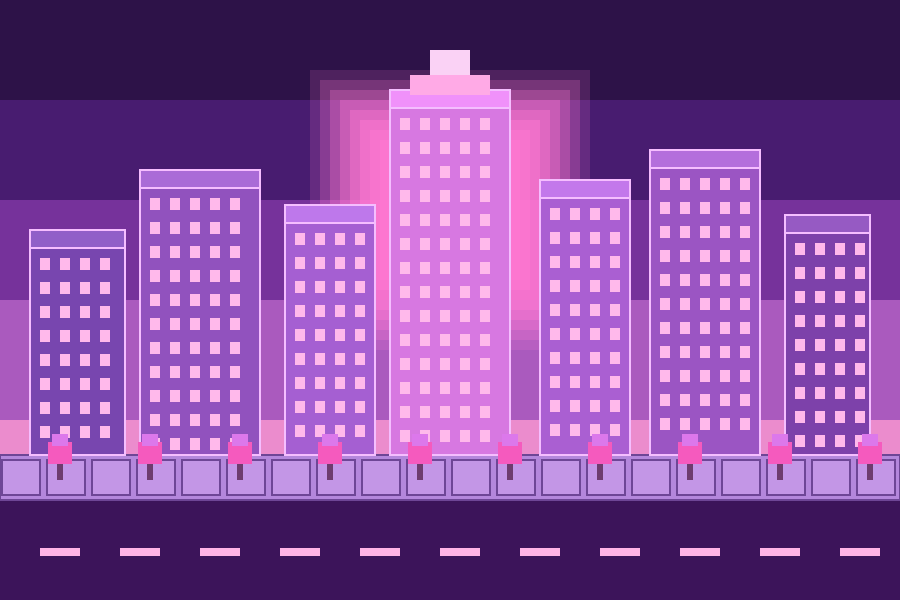
Frame 1 (no input)
Frame 2 (the mouse pressed at the canvas centre, redrawn once): identical to frame 1, image omitted

The p5.js sketch that drew this single still picture (run headless with seeded random() and noise() and a simulated clock; the mouse was pressed at the canvas centre and the sketch redrawn once):

// p5.js sketch
// ── sketch.js
/*
  Skyline inspirado na cidade de Saffron (Pokémon Let's Go Pikachu)
  ---------------------------------------------------------------
  REGRAS DESTE EXEMPLO
  - O desenho é ESTÁTICO (sem animação).
  - A ÚNICA primitiva geométrica utilizada é: quad().
  - São utilizados apenas comandos de estilização (fill, stroke,
    strokeWeight, background etc.) além de quad().
  - O objetivo é servir como exemplo didático para iniciantes.

  IDEIA
  -----
  Construímos um panorama urbano usando apenas quadriláteros.
  Como um retângulo é um caso especial de quadrilátero, todos os
  prédios, janelas, ruas e detalhes são feitos com quad().

  A paleta utiliza tons de:
  - rosa
  - fúcsia
  - lilás
  - roxo
*/

function setup() {
  createCanvas(900, 600);
  noLoop(); // O desenho será feito apenas uma vez.
}

function draw() {

  // ---------------------------------------------------------
  // CÉU
  // ---------------------------------------------------------
  // Como não podemos usar rect(), desenhamos grandes quads.

  background(22, 8, 42);

  noStroke();

  // Faixas horizontais para criar um degradê aproximado.
  fill(45, 18, 72);
  quad(0, 0, width, 0, width, 100, 0, 100);

  fill(72, 28, 112);
  quad(0, 100, width, 100, width, 200, 0, 200);

  fill(118, 50, 155);
  quad(0, 200, width, 200, width, 300, 0, 300);

  fill(170, 90, 190);
  quad(0, 300, width, 300, width, 420, 0, 420);

  fill(235, 140, 205);
  quad(0, 420, width, 420, width, height, 0, height);

  // ---------------------------------------------------------
  // BRILHO AO FUNDO
  // (feito com vários quadrados concêntricos)
  // ---------------------------------------------------------

  let cx = width / 2;
  let cy = 210;

  noStroke();

  for (let s = 280; s > 20; s -= 20) {

    let t = map(s, 280, 20, 40, 255);

    fill(255, 120, 210, t);

    quad(
      cx - s / 2, cy - s / 2,
      cx + s / 2, cy - s / 2,
      cx + s / 2, cy + s / 2,
      cx - s / 2, cy + s / 2
    );
  }

  // ---------------------------------------------------------
  // RUA
  // ---------------------------------------------------------

  fill(60, 20, 90);
  quad(
    0, 500,
    width, 500,
    width, height,
    0, height
  );

  // Faixa central da rua
  fill(255, 180, 230);

  for (let x = 40; x < width; x += 80) {
    quad(
      x, 548,
      x + 40, 548,
      x + 40, 556,
      x, 556
    );
  }

  // ---------------------------------------------------------
  // MURO DA CIDADE
  // Lembrando o aspecto organizado de Saffron.
  // ---------------------------------------------------------

  stroke(110, 70, 150);
  strokeWeight(2);

  fill(180, 135, 220);

  quad(
    0, 455,
    width, 455,
    width, 500,
    0, 500
  );

  // Divisões do muro
  for (let x = 0; x < width; x += 45) {

    fill(195, 150, 230);

    quad(
      x + 2, 460,
      x + 40, 460,
      x + 40, 495,
      x + 2, 495
    );
  }

  // ---------------------------------------------------------
  // PRÉDIOS
  // Inspirados no visual limpo de Saffron.
  // ---------------------------------------------------------

  desenhaPredio(30, 230, 95, 225, color(120, 70, 175));
  desenhaPredio(140, 170, 120, 285, color(145, 82, 190));
  desenhaPredio(285, 205, 90, 250, color(165, 95, 210));

  // Torre central (Silph Co. estilizada)
  desenhaPredio(390, 90, 120, 365, color(215, 120, 225));

  desenhaPredio(540, 180, 90, 275, color(170, 95, 210));
  desenhaPredio(650, 150, 110, 305, color(155, 85, 195));
  desenhaPredio(785, 215, 85, 240, color(125, 65, 170));

  // ---------------------------------------------------------
  // PLACA SUPERIOR DA TORRE CENTRAL
  // ---------------------------------------------------------

  noStroke();
  fill(255, 170, 230);

  quad(
    410, 75,
    490, 75,
    490, 95,
    410, 95
  );

  fill(250, 210, 245);

  quad(
    430, 50,
    470, 50,
    470, 75,
    430, 75
  );

  // ---------------------------------------------------------
  // ÁRVORES GEOMÉTRICAS
  // ---------------------------------------------------------

  for (let x = 60; x < width; x += 90) {
    desenhaArvore(x, 470);
  }

}

/*
  ---------------------------------------------------------
  Função que desenha um prédio.
  ---------------------------------------------------------
*/
function desenhaPredio(x, y, w, h, corPredio) {

  stroke(245, 190, 255);
  strokeWeight(2);

  fill(corPredio);

  quad(
    x, y,
    x + w, y,
    x + w, y + h,
    x, y + h
  );

  // Faixa superior
  fill(red(corPredio) + 25,
       green(corPredio) + 25,
       blue(corPredio) + 25);

  quad(
    x,
    y,
    x + w,
    y,
    x + w,
    y + 18,
    x,
    y + 18
  );

  // Janelas
  noStroke();

  let margemX = 10;
  let margemY = 28;

  for (let py = y + margemY; py < y + h - 15; py += 24) {

    for (let px = x + margemX; px < x + w - 10; px += 20) {

      fill(255, 185, 235);

      quad(
        px,
        py,
        px + 10,
        py,
        px + 10,
        py + 12,
        px,
        py + 12
      );
    }
  }
}

/*
  ---------------------------------------------------------
  Árvore extremamente simplificada.
  Também utiliza apenas quad().
  ---------------------------------------------------------
*/
function desenhaArvore(x, y) {

  noStroke();

  // Tronco
  fill(110, 60, 110);

  quad(
    x - 3, y - 10,
    x + 3, y - 10,
    x + 3, y + 10,
    x - 3, y + 10
  );

  // Copa
  fill(245, 90, 190);

  quad(
    x - 12, y - 28,
    x + 12, y - 28,
    x + 12, y - 6,
    x - 12, y - 6
  );

  fill(220, 120, 235);

  quad(
    x - 8, y - 36,
    x + 8, y - 36,
    x + 8, y - 24,
    x - 8, y - 24
  );
}
